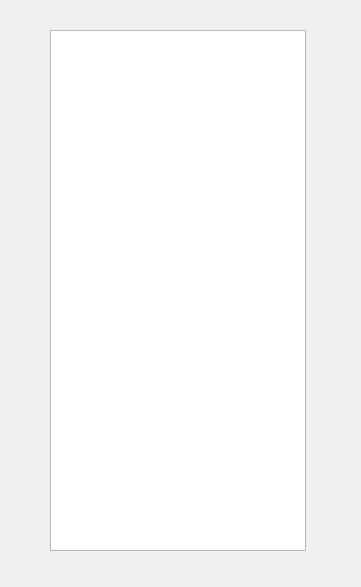
<?xml version="1.0" encoding="UTF-8"?>
<ui version="4.0">
 <class>Form</class>
 <widget class="QWidget" name="Form">
  <property name="geometry">
   <rect>
    <x>0</x>
    <y>0</y>
    <width>361</width>
    <height>587</height>
   </rect>
  </property>
  <property name="windowTitle">
   <string>Form</string>
  </property>
  <widget class="QListWidget" name="friend_list">
   <property name="geometry">
    <rect>
     <x>50</x>
     <y>30</y>
     <width>256</width>
     <height>521</height>
    </rect>
   </property>
  </widget>
 </widget>
 <resources/>
 <connections/>
</ui>
